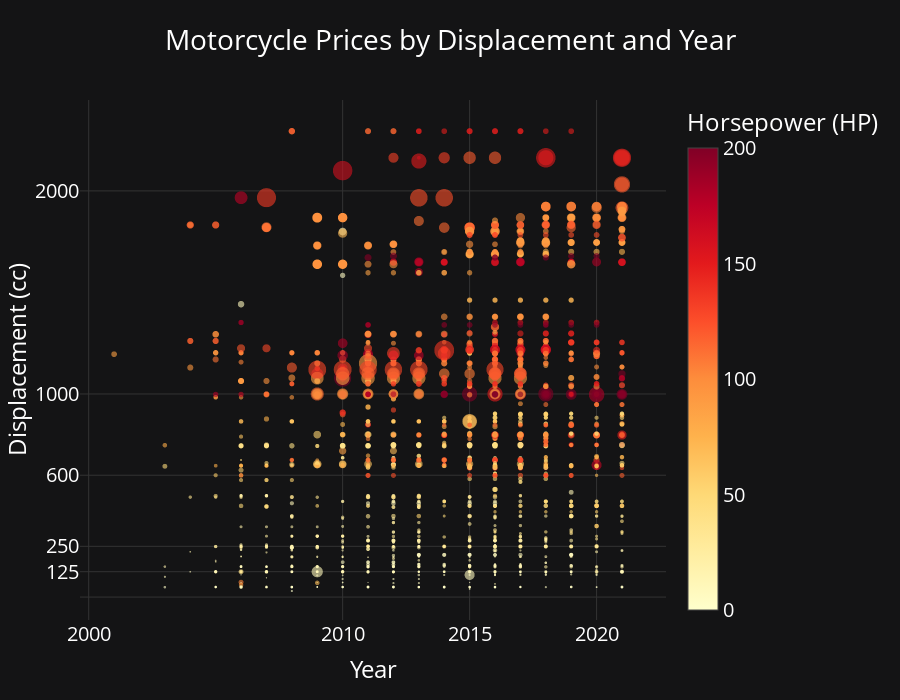

The code cell stored with this chart in its notebook:
### Markdown cell above
### Price related to a lot of stuff

### Code cell
# Keep only the columns we need for this scatter
plot_df = df.dropna(subset=["Year", "Displacement_cc", "HP", "Price"])

# There's an error in the data, we need to remove the outliers
plot_df = plot_df[plot_df["HP"] < 400]

plot_df = plot_df[plot_df["Year"] > 2000]
plot_df = plot_df[plot_df["Displacement_cc"] < 3000]


plot_df["Price_adj"] = plot_df.apply(adjust_price_for_inflation, axis=1)


fig3 = px.scatter(
    plot_df,
    x="Year",
    y="Displacement_cc",
    size="Price_adj",
    color="HP",
    hover_name="Model", # when hovering, show the model, really cute
    color_continuous_scale="YlOrRd",
    range_color=[0, 200],
    opacity=0.6,
    height=700,
    title="Motorcycle Prices by Displacement and Year",
    labels={
        "Year": "Year",
        "Displacement_cc": "Displacement (cc)",
        "Price": "Price (scaled size)",
        "HP": "Horsepower"
    }
)
# Remove the borders from every point
fig3.update_traces(marker=dict(line=dict(width=0)))

# In this for we add the horizontal lines, these are the limits for the A1, A-lim, A and A2 licenses

fig3.update_yaxes(
    tickvals=[125, 250, 600, 1000, 2000],
    title="Displacement (cc)"
)

# Asse x con tick fissi (opzionale)
fig3.update_xaxes(
    tickvals=[1980, 1990, 2000, 2010, 2015, 2020],
    title="Year"
)

fig3.update_layout(
    coloraxis_colorbar=dict(title="Horsepower (HP)"),
)
set_theme(fig3)
fig3.show()


# riportare i prezzi tenendo conto dell'inflazione

#scatter plot su CC e HP, 
# magari scartare il tempo, interessarsi meglio sul prezzo

### Figure 1 — Plotly figure (JSON) as saved in the notebook; plotly's stock layout.template omitted (floating-point values rounded to 4 significant figures; data arrays with more than 128 entries replaced by an {"elided": "..."} marker saying what was removed)
{"data": [{"hovertemplate": "<b>%{hovertext}</b><br><br>Year=%{x}<br>Displacement (cc)=%{y}<br>Price_adj=%{marker.size}<br>Horsepower=%{marker.color}<extra></extra>", "hovertext": {"elided": "2976 str values"}, "legendgroup": "", "marker": {"color": {"elided": "2976 int values"}, "coloraxis": "coloraxis", "line": {"width": 0}, "opacity": 0.6, "size": {"elided": "2976 float values"}, "sizemode": "area", "sizeref": 447.2, "symbol": "circle"}, "mode": "markers", "name": "", "showlegend": false, "type": "scattergl", "x": {"elided": "2976 int values"}, "xaxis": "x", "y": {"elided": "2976 float values"}, "yaxis": "y"}], "layout": {"coloraxis": {"cmax": 200, "cmin": 0, "colorbar": {"title": {"text": "Horsepower (HP)"}}, "colorscale": [[0, "rgb(255,255,204)"], [0.125, "rgb(255,237,160)"], [0.25, "rgb(254,217,118)"], [0.375, "rgb(254,178,76)"], [0.5, "rgb(253,141,60)"], [0.625, "rgb(252,78,42)"], [0.75, "rgb(227,26,28)"], [0.875, "rgb(189,0,38)"], [1, "rgb(128,0,38)"]]}, "font": {"color": "white", "size": 20}, "height": 700, "legend": {"bgcolor": "rgba(0,0,0,0)", "itemsizing": "constant", "tracegroupgap": 0}, "paper_bgcolor": "#141415", "plot_bgcolor": "#141415", "title": {"text": "Motorcycle Prices by Displacement and Year"}, "xaxis": {"anchor": "y", "domain": [0, 1], "gridcolor": "#333333", "tickvals": [1980, 1990, 2000, 2010, 2015, 2020], "title": {"text": "Year"}, "zerolinecolor": "#333333"}, "yaxis": {"anchor": "x", "domain": [0, 1], "gridcolor": "#333333", "tickvals": [125, 250, 600, 1000, 2000], "title": {"text": "Displacement (cc)"}, "zerolinecolor": "#333333"}}}
